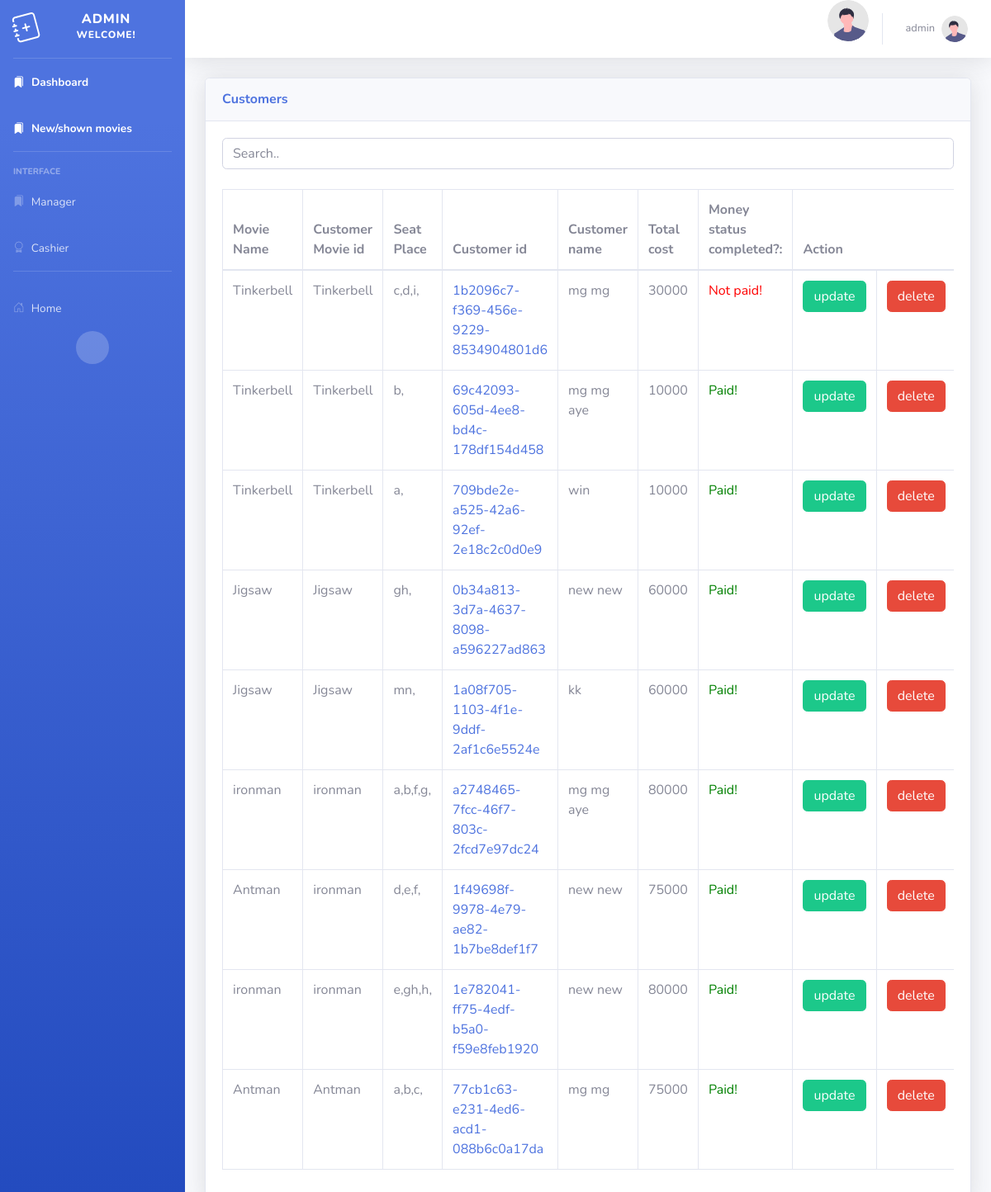
The app's page /myadmin/customerlist/ (signed in) with its own data.
### mymovie/models.py (models this page shows, shortened)
class Customer(models.Model):
  moviename = models.CharField(max_length=255)
  customermovie_id = models.ForeignKey(Movie,on_delete=models.SET_NULL,null=True,related_name='customermovies')
  seatplace = models.CharField(max_length=255)
  customer_id_id = models.UUIDField(primary_key = True, default = uuid.uuid4, editable = False)
  total_cost = models.IntegerField(default=0)
  customer_name = models.CharField(null=True,blank=True,max_length=255)
  phone = models.CharField(null=True,blank=True,max_length=200)
  cusmovie_showdate = models.DateTimeField(null=True, blank=True)
  moneystatus_completed = models.BooleanField(default=False)
  created_at = models.DateTimeField(default=datetime.now)

class Movie(models.Model):
  moviename = models.CharField(max_length=255)
  moviedescription = models.CharField(max_length=255)
  moviecategories_id = models.ForeignKey(Categories,on_delete=models.SET_NULL,null=True,related_name='categories')
  movie_showdate = models.DateTimeField(null=True, blank=True)
  movie_image = models.ImageField(null=True,blank=True,upload_to='Movies/')
  movie_status = models.BooleanField(default=False)
  def __str__(self):
        return self.moviename

### myadmin/views.py (the view)
# urls.py: path('customerlist/',views.customerlist,name='customerlist'),
@permission_required('mymovie.view_customer',login_url='login')
def customerlist(request):
    allcustomerlist = Customer.objects.all().order_by('-created_at')
    paginator = Paginator(allcustomerlist,10)
    page_number = request.GET.get('page')
    page_obj = paginator.get_page(page_number)
    return render(request,'customerlist.html',{'allcustomerlist':page_obj})

### myadmin/templates/customerlist.html (shortened to what this page needs)
{% extends 'adminbase.html'%}
{%load static %}
{% block body%}
{% if user.is_staff or user.is_superuser %}
                <div class="container-fluid">
  <div class="card shadow mb-4">
    <div class="card-header py-3">
        <h6 class="m-0 font-weight-bold text-primary">Customers</h6>
    </div>
    <div class="card-body">
        <input id="myInput" type="text" placeholder="Search.." class="mb-4 form-control">
        <div class="table-responsive">
            <table id="myTable" class="table table-bordered"  width="100%" cellspacing="0" border="1">
                <thead>
                    <tr>
                        <th>Movie Name</th>
                        <th>Customer Movie id</th>
                        <th>Seat Place</th>
                        <th>Customer id</th>
                        <th>Customer name</th>
                        <th>Total cost</th>
                        <th>Money status completed?:</th>
                        <th colspan="2">Action</th>
                    </tr>
                </thead>
                <tbody>
                    {% for cl in allcustomerlist %}
                    <tr>
                        <td>{{ cl.moviename }}</a></td>
                        <td>
                            {{ cl.customermovie_id }}
                        </td>
                        <td>{{cl.seatplace}}</td>
                        <td>
                            <a href="{% url 'customerdetail' cl.customer_id_id %}" class="text-primary"> {{ cl.customer_id_id  }}</a>
                        </td>
                        <td>{{ cl.customer_name}}</td>
                        <td>{{ cl.total_cost}}</td>
                        <td>
                            {% if cl.moneystatus_completed == 1 %}
                            <p style="color: green;">Paid!</p>
                            {% elif cl.moneystatus_completed == 0 %}
                              <p style="color:red;">Not paid!</p>
                              {% endif %}
                        </td>
                        <td>
                            <button class="btn btn-success"><a href="{% url 'customerlist_update' cl.customer_id_id %}" class="text-white">update</a></button></td>
                           <td> <button class="btn btn-danger"><a href="{% url 'delete_customerlist' cl.customer_id_id%}" onclick="return confirm('Are you sure?');" class="text-white">delete</a></button>
                          </td>
                    </tr>
                    {% endfor %}
                </tbody>
            </table>
    </div>
</div>
</div>
</div>
    {% endif %}
{% endblock %}

### templates/adminbase.html (shortened to what this page needs)
{% load static %}
<!DOCTYPE html>
<html lang="en">
<head>
<link rel="stylesheet" href="https://cdn.jsdelivr.net/npm/bootstrap-icons@1.3.0/font/bootstrap-icons.css">
    <link href="{% static 'admincss/sb-admin-2.min.css' %}" rel="stylesheet">
    <link href="{% static 'vendor/datatables/dataTables.bootstrap4.min.css' %}" rel="stylesheet">
</head>
<body>
<div id="wrapper">
{% include 'adminpanel.html' %}
        <div id="content-wrapper" class="d-flex flex-column">
            <div id="content">
 <nav class="navbar navbar-expand navbar-light bg-white topbar mb-4 static-top shadow">
    <ul class="navbar-nav ml-auto">
        <img class="img-profile rounded-circle"
        src="{% static 'images/undraw_profile.svg' %}" height="50px" width="50px">
        {% if user.is_authenticated %}
        <li class="nav-item dropdown no-arrow">
            <a class="nav-link dropdown-toggle" href="#" id="userDropdown" role="button"
                data-toggle="dropdown" aria-haspopup="true" aria-expanded="false">
                <span class="mr-2 d-none d-lg-inline text-gray-600 small">{{ user.username }}</span>
                <img class="img-profile rounded-circle"
                    src="{% static 'images/undraw_profile.svg' %}">
            </a>
        </li>
        {% else %}
        <li>
        <a class="dropdown-item" href="{% url 'login' %}">
            Login
        </a>
        </li>
        {% endif %}
    </ul>
</nav>
{% block body %} {% endblock %}
</div>
</div>
</div>
</body>
</html>

### records on screen
Customer: moviename "Tinkerbell", customermovie_id "Tinkerbell", seatplace "c,d,i,", customer_id_id "1b2096c7-f369-456e-9229-8534904801d6", customer_name "mg mg", total_cost "30000", moneystatus_completed "Not paid!"
Customer: moviename "Tinkerbell", customermovie_id "Tinkerbell", seatplace "b,", customer_id_id "69c42093-605d-4ee8-bd4c-178df154d458", customer_name "mg mg aye", total_cost "10000", moneystatus_completed "Paid!"
Customer: moviename "Tinkerbell", customermovie_id "Tinkerbell", seatplace "a,", customer_id_id "709bde2e-a525-42a6-92ef-2e18c2c0d0e9", customer_name "win", total_cost "10000", moneystatus_completed "Paid!"
Customer: moviename "Jigsaw", customermovie_id "Jigsaw", seatplace "gh,", customer_id_id "0b34a813-3d7a-4637-8098-a596227ad863", customer_name "new new", total_cost "60000", moneystatus_completed "Paid!"
Customer: moviename "Jigsaw", customermovie_id "Jigsaw", seatplace "mn,", customer_id_id "1a08f705-1103-4f1e-9ddf-2af1c6e5524e", customer_name "kk", total_cost "60000", moneystatus_completed "Paid!"
Customer: moviename "ironman", customermovie_id "ironman", seatplace "a,b,f,g,", customer_id_id "a2748465-7fcc-46f7-803c-2fcd7e97dc24", customer_name "mg mg aye", total_cost "80000", moneystatus_completed "Paid!"
Customer: moviename "Antman", customermovie_id "ironman", seatplace "d,e,f,", customer_id_id "1f49698f-9978-4e79-ae82-1b7be8def1f7", customer_name "new new", total_cost "75000", moneystatus_completed "Paid!"
Customer: moviename "ironman", customermovie_id "ironman", seatplace "e,gh,h,", customer_id_id "1e782041-ff75-4edf-b5a0-f59e8feb1920", customer_name "new new", total_cost "80000", moneystatus_completed "Paid!"
Customer: moviename "Antman", customermovie_id "Antman", seatplace "a,b,c,", customer_id_id "77cb1c63-e231-4ed6-acd1-088b6c0a17da", customer_name "mg mg", total_cost "75000", moneystatus_completed "Paid!"

### other values on screen
{{ user.username }} "admin"
